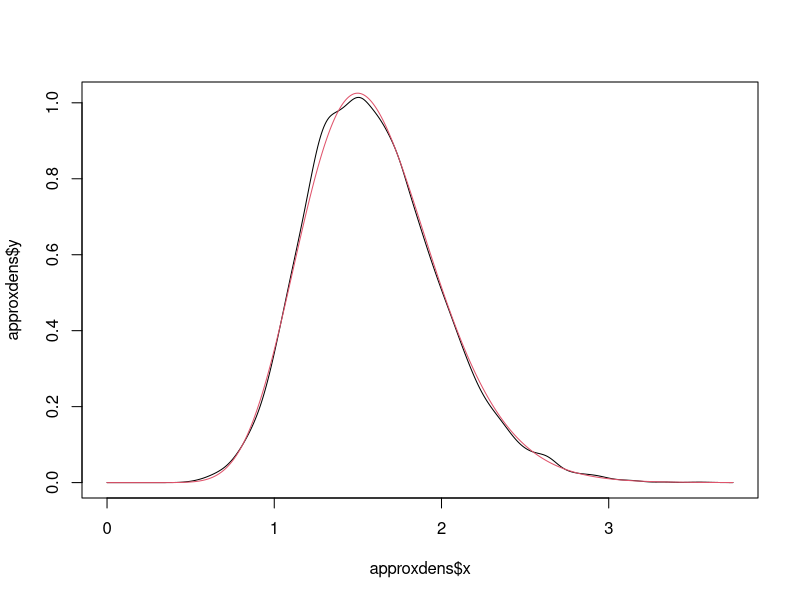

This figure's R source:
## ---- chunk 1
n <- 10
theta0 <- 2

set.seed(100)

Y <- rpois(n, lambda = theta0) # simulated data

# prior: Exponential(0.01)
lambda <- 0.01

# analytical solution

# fill with theoretical posterior mean, median, mode

posmean <- (sum(Y) +1)/(n+lambda)
posmeadian <- qgamma(0.5, shape = sum(Y) +1, rate = (n+lambda))
posmode <- 1/sqrt(n+lambda)

# fill with theoretical posterior standard deviation, IQR

possd <- sqrt((sum(Y) +1)/(n+lambda)^2)
posIQR <- qgamma(0.75, sum(Y) +1, (n+lambda)) - qgamma(0.25, sum(Y) +1, (n+lambda) )

# fill with theoretical 95% posterior equal tail CI

posCI95 <- qgamma(c(0.025,0.95), sum(Y) +1, (n+lambda))

# fill with theoretical 95% HPD CI
opt <- optimize(function(x){
  l <- qgamma(c(x, x+0.95),sum(Y) +1, (n+lambda))
  l[2]- l[1]}, lower =0, upper = 0.05)$minimum

posCI95.HPD <- qgamma(c(opt, opt + 0.95), sum(Y) +1, (n+lambda))

#----------------------------------------------
# We will now try the same things but instead of doing maths, just using Monte Carlo

# posterior samples

theta.sample <- rgamma(1e4, sum(Y) +1, n+lambda)

# plot the kernel density estimate of the posterior density 
# along with the true posterior density

approxdens <- density(theta.sample, from = 0)
plot(approxdens$x, approxdens$y, type = "l")
lines(approxdens$x, 
      dgamma(approxdens$x, sum(Y) +1, n+lambda),
      col = 2)

# fill with posterior mean, median, mode based on Monte Carlo samples

posmean.s <- mean(theta.sample)
posmeadian.s <- median(theta.sample)
posmode.s <- approxdens$x[which.max(approxdens$y)]

# fill with posterior standard deviation and IQR based on Monte Carlo samples

possd.s <- sd(theta.sample)
posIQR.s <- quantile(theta.sample, probs = 0.75) -
  quantile(theta.sample, probs = 0.25)


# fill with posterior equal-tailed 95% CI based on Monte Carlo samples

posCI95.s <- quantile(theta.sample ,c(0.025, 0.95))

# fill with 95% HPD CI based on Monte Carlo samples

 opt.x <- optimize(function(x){
  l <- quantile(theta.sample, probs = c(x, x + 0.95))
  l[2] - l[1]}, lower = 0, upper = 0.05)$minimum
posCI95.HPD.s <- quantile(theta.sample, probs = c(opt.x, opt.x + 0.95))

# compare the analytical and numerical results

table <- cbind(c(posmean, posmeadian, posmode, 
                 possd, posIQR, posCI95, posCI95.HPD),
               c(posmean.s, posmeadian.s, posmode.s, 
                 possd.s, posIQR.s, posCI95.s, posCI95.HPD.s))

colnames(table) <- c("Analytical", "Numerical")
rownames(table) <- c("Posterior mean", "Posterior median",
                     "Posterior mode", "Posterior SD",
                     "Posterior IQR", "Posterior CI lower",
                     "Posterior CI upper", "Posterior CI-HPD lower",
                     "Posterior CI-HPD upper")
table <- as.data.frame(table)
table


